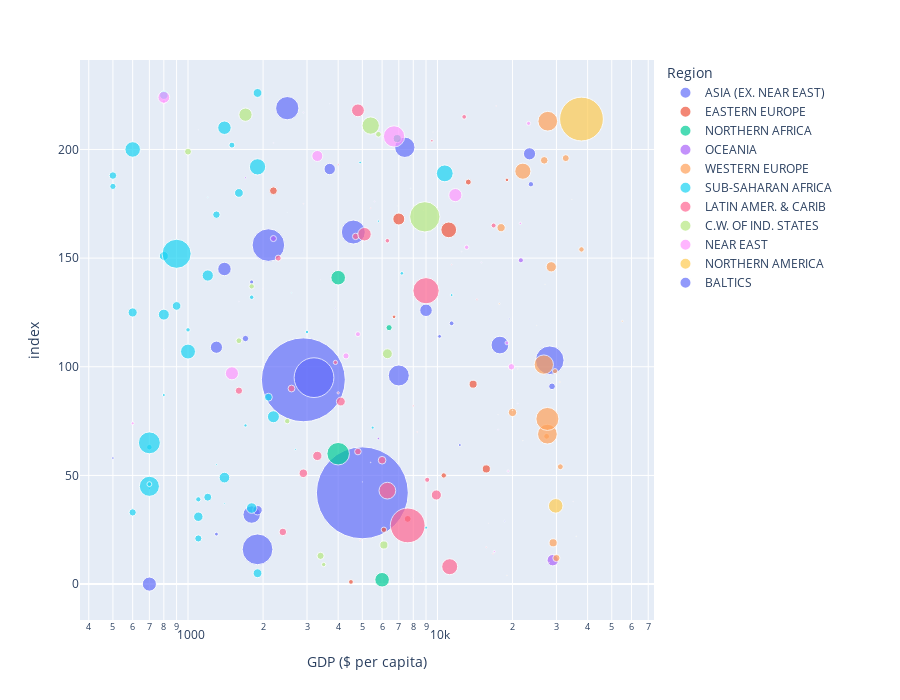

The notebook cell this image was saved under:
### Code cell
px.scatter(data, x="GDP ($ per capita)", size="Population", size_max=65, hover_name="Country", hover_data=data.columns, log_x=True, color="Region", height=700)

### Figure 1 — Plotly figure (JSON) as saved in the notebook; plotly's stock layout.template omitted (floating-point values rounded to 4 significant figures; data arrays with more than 128 entries replaced by an {"elided": "..."} marker saying what was removed)
{"data": [{"customdata": {"elided": "28x20 mixed values"}, "hovertemplate": "<b>%{hovertext}</b><br><br>Region=%{customdata[1]}<br>GDP ($ per capita)=%{customdata[8]}<br>index=%{y}<br>Population=%{customdata[2]}<br>Country=%{customdata[0]}<br>Area (sq. mi.)=%{customdata[3]}<br>Pop. Density (per sq. mi.)=%{customdata[4]}<br>Coastline (coast/area ratio)=%{customdata[5]}<br>Net migration=%{customdata[6]}<br>Infant mortality (per 1000 births)=%{customdata[7]}<br>Literacy (%)=%{customdata[9]}<br>Phones (per 1000)=%{customdata[10]}<br>Arable (%)=%{customdata[11]}<br>Crops (%)=%{customdata[12]}<br>Other (%)=%{customdata[13]}<br>Climate=%{customdata[14]}<br>Birthrate=%{customdata[15]}<br>Deathrate=%{customdata[16]}<br>Agriculture=%{customdata[17]}<br>Industry=%{customdata[18]}<br>Service=%{customdata[19]}<extra></extra>", "hovertext": ["Afghanistan ", "Bangladesh ", "Bhutan ", "Brunei ", "Burma ", "Cambodia ", "China ", "East Timor ", "Hong Kong ", "India ", "Indonesia ", "Iran ", "Japan ", "Korea, North ", "Korea, South ", "Laos ", "Macau ", "Malaysia ", "Maldives ", "Mongolia ", "Nepal ", "Pakistan ", "Philippines ", "Singapore ", "Sri Lanka ", "Taiwan ", "Thailand ", "Vietnam "], "legendgroup": "ASIA (EX. NEAR EAST)         ", "marker": {"color": "#636efa", "size": [31056997, 147365352, 2279723, 379444, 47382633, 13881427, 1313973713, 1062777, 6940432, 1095351995, 245452739, 68688433, 127463611, 23113019, 48846823, 6368481, 453125, 24385858, 359008, 2832224, 28287147, 165803560, 89468677, 4492150, 20222240, 23036087, 64631595, 84402966], "sizemode": "area", "sizeref": 311000.0, "symbol": "circle"}, "mode": "markers", "name": "ASIA (EX. NEAR EAST)         ", "orientation": "h", "showlegend": true, "type": "scatter", "x": [700, 1900, 1300, 18600, 1800, 1900, 5000, 500, 28800, 2900, 3200, 7000, 28200, 1300, 17800, 1700, 19400, 9000, 3900, 1800, 1400, 2100, 4600, 23700, 3700, 23400, 7400, 2500], "xaxis": "x", "y": [0, 16, 23, 29, 32, 34, 42, 58, 91, 94, 95, 96, 103, 109, 110, 113, 122, 126, 127, 139, 145, 156, 162, 184, 191, 198, 201, 219], "yaxis": "y"}, {"customdata": {"elided": "12x20 mixed values"}, "hovertemplate": "<b>%{hovertext}</b><br><br>Region=%{customdata[1]}<br>GDP ($ per capita)=%{customdata[8]}<br>index=%{y}<br>Population=%{customdata[2]}<br>Country=%{customdata[0]}<br>Area (sq. mi.)=%{customdata[3]}<br>Pop. Density (per sq. mi.)=%{customdata[4]}<br>Coastline (coast/area ratio)=%{customdata[5]}<br>Net migration=%{customdata[6]}<br>Infant mortality (per 1000 births)=%{customdata[7]}<br>Literacy (%)=%{customdata[9]}<br>Phones (per 1000)=%{customdata[10]}<br>Arable (%)=%{customdata[11]}<br>Crops (%)=%{customdata[12]}<br>Other (%)=%{customdata[13]}<br>Climate=%{customdata[14]}<br>Birthrate=%{customdata[15]}<br>Deathrate=%{customdata[16]}<br>Agriculture=%{customdata[17]}<br>Industry=%{customdata[18]}<br>Service=%{customdata[19]}<extra></extra>", "hovertext": ["Albania ", "Bosnia & Herzegovina ", "Bulgaria ", "Croatia ", "Czech Republic ", "Hungary ", "Macedonia ", "Poland ", "Romania ", "Serbia ", "Slovakia ", "Slovenia "], "legendgroup": "EASTERN EUROPE                     ", "marker": {"color": "#EF553B", "size": [3581655, 4498976, 7385367, 4494749, 10235455, 9981334, 2050554, 38536869, 22303552, 9396411, 5439448, 2010347], "sizemode": "area", "sizeref": 311000.0, "symbol": "circle"}, "mode": "markers", "name": "EASTERN EUROPE                     ", "orientation": "h", "showlegend": true, "type": "scatter", "x": [4500, 6100, 7600, 10600, 15700, 13900, 6700, 11100, 7000, 2200, 13300, 19000], "xaxis": "x", "y": [1, 25, 30, 50, 53, 92, 123, 163, 168, 181, 185, 186], "yaxis": "y"}, {"customdata": [["Algeria ", "NORTHERN AFRICA                    ", 32930091, 2381740, "13,8", "0,04", "-0,39", "31", 6000, "70,0", "78,1", "3,22", "0,25", "96,53", "1", "17,14", "4,61", "0,101", "0,6", "0,298"], ["Egypt ", "NORTHERN AFRICA                    ", 78887007, 1001450, "78,8", "0,24", "-0,22", "32,59", 4000, "57,7", "131,8", "2,87", "0,48", "96,65", "1", "22,94", "5,23", "0,149", "0,357", "0,493"], ["Libya ", "NORTHERN AFRICA                    ", 5900754, 1759540, "3,4", "0,10", "0", "24,6", 6400, "82,6", "127,1", "1,03", "0,19", "98,78", "3", "26,49", "3,48", "0,076", "0,499", "0,425"], ["Morocco ", "NORTHERN AFRICA                    ", 33241259, 446550, "74,4", "0,41", "-0,98", "41,62", 4000, "51,7", "40,4", "19,61", "2,17", "78,22", "3", "21,98", "5,58", "0,217", "0,357", "0,426"], ["Tunisia ", "NORTHERN AFRICA                    ", 10175014, 163610, "62,2", "0,70", "-0,57", "24,77", 6900, "74,2", "123,6", "17,86", "13,74", "68,4", "3", "15,52", "5,13", "0,132", "0,318", "0,55"], ["Western Sahara ", "NORTHERN AFRICA                    ", 273008, 266000, "1,0", "0,42", 0, 0, 0, 0, 0, "0,02", "0", "99,98", "1", 0, 0, 0, 0, "0,4"]], "hovertemplate": "<b>%{hovertext}</b><br><br>Region=%{customdata[1]}<br>GDP ($ per capita)=%{customdata[8]}<br>index=%{y}<br>Population=%{customdata[2]}<br>Country=%{customdata[0]}<br>Area (sq. mi.)=%{customdata[3]}<br>Pop. Density (per sq. mi.)=%{customdata[4]}<br>Coastline (coast/area ratio)=%{customdata[5]}<br>Net migration=%{customdata[6]}<br>Infant mortality (per 1000 births)=%{customdata[7]}<br>Literacy (%)=%{customdata[9]}<br>Phones (per 1000)=%{customdata[10]}<br>Arable (%)=%{customdata[11]}<br>Crops (%)=%{customdata[12]}<br>Other (%)=%{customdata[13]}<br>Climate=%{customdata[14]}<br>Birthrate=%{customdata[15]}<br>Deathrate=%{customdata[16]}<br>Agriculture=%{customdata[17]}<br>Industry=%{customdata[18]}<br>Service=%{customdata[19]}<extra></extra>", "hovertext": ["Algeria ", "Egypt ", "Libya ", "Morocco ", "Tunisia ", "Western Sahara "], "legendgroup": "NORTHERN AFRICA                    ", "marker": {"color": "#00cc96", "size": [32930091, 78887007, 5900754, 33241259, 10175014, 273008], "sizemode": "area", "sizeref": 311000.0, "symbol": "circle"}, "mode": "markers", "name": "NORTHERN AFRICA                    ", "orientation": "h", "showlegend": true, "type": "scatter", "x": [6000, 4000, 6400, 4000, 6900, 0], "xaxis": "x", "y": [2, 60, 118, 141, 205, 223], "yaxis": "y"}, {"customdata": {"elided": "21x20 mixed values"}, "hovertemplate": "<b>%{hovertext}</b><br><br>Region=%{customdata[1]}<br>GDP ($ per capita)=%{customdata[8]}<br>index=%{y}<br>Population=%{customdata[2]}<br>Country=%{customdata[0]}<br>Area (sq. mi.)=%{customdata[3]}<br>Pop. Density (per sq. mi.)=%{customdata[4]}<br>Coastline (coast/area ratio)=%{customdata[5]}<br>Net migration=%{customdata[6]}<br>Infant mortality (per 1000 births)=%{customdata[7]}<br>Literacy (%)=%{customdata[9]}<br>Phones (per 1000)=%{customdata[10]}<br>Arable (%)=%{customdata[11]}<br>Crops (%)=%{customdata[12]}<br>Other (%)=%{customdata[13]}<br>Climate=%{customdata[14]}<br>Birthrate=%{customdata[15]}<br>Deathrate=%{customdata[16]}<br>Agriculture=%{customdata[17]}<br>Industry=%{customdata[18]}<br>Service=%{customdata[19]}<extra></extra>", "hovertext": ["American Samoa ", "Australia ", "Cook Islands ", "Fiji ", "French Polynesia ", "Guam ", "Kiribati ", "Marshall Islands ", "Micronesia, Fed. St. ", "Nauru ", "New Caledonia ", "New Zealand ", "N. Mariana Islands ", "Palau ", "Papua New Guinea ", "Samoa ", "Solomon Islands ", "Tonga ", "Tuvalu ", "Vanuatu ", "Wallis and Futuna "], "legendgroup": "OCEANIA                            ", "marker": {"color": "#ab63fa", "size": [57794, 20264082, 21388, 905949, 274578, 171019, 105432, 60422, 108004, 13287, 219246, 4076140, 82459, 20579, 5670544, 176908, 552438, 114689, 11810, 208869, 16025], "sizemode": "area", "sizeref": 311000.0, "symbol": "circle"}, "mode": "markers", "name": "OCEANIA                            ", "orientation": "h", "showlegend": true, "type": "scatter", "x": [8000, 29000, 5000, 5800, 17500, 21000, 800, 1600, 2000, 5000, 15000, 21600, 12500, 9000, 2200, 5600, 1700, 2200, 1100, 2900, 3700], "xaxis": "x", "y": [3, 11, 47, 67, 71, 83, 108, 130, 136, 144, 148, 149, 153, 157, 159, 176, 187, 203, 209, 217, 221], "yaxis": "y"}, {"customdata": {"elided": "28x20 mixed values"}, "hovertemplate": "<b>%{hovertext}</b><br><br>Region=%{customdata[1]}<br>GDP ($ per capita)=%{customdata[8]}<br>index=%{y}<br>Population=%{customdata[2]}<br>Country=%{customdata[0]}<br>Area (sq. mi.)=%{customdata[3]}<br>Pop. Density (per sq. mi.)=%{customdata[4]}<br>Coastline (coast/area ratio)=%{customdata[5]}<br>Net migration=%{customdata[6]}<br>Infant mortality (per 1000 births)=%{customdata[7]}<br>Literacy (%)=%{customdata[9]}<br>Phones (per 1000)=%{customdata[10]}<br>Arable (%)=%{customdata[11]}<br>Crops (%)=%{customdata[12]}<br>Other (%)=%{customdata[13]}<br>Climate=%{customdata[14]}<br>Birthrate=%{customdata[15]}<br>Deathrate=%{customdata[16]}<br>Agriculture=%{customdata[17]}<br>Industry=%{customdata[18]}<br>Service=%{customdata[19]}<extra></extra>", "hovertext": ["Andorra ", "Austria ", "Belgium ", "Denmark ", "Faroe Islands ", "Finland ", "France ", "Germany ", "Gibraltar ", "Greece ", "Guernsey ", "Iceland ", "Ireland ", "Isle of Man ", "Italy ", "Jersey ", "Liechtenstein ", "Luxembourg ", "Malta ", "Monaco ", "Netherlands ", "Norway ", "Portugal ", "San Marino ", "Spain ", "Sweden ", "Switzerland ", "United Kingdom "], "legendgroup": "WESTERN EUROPE                     ", "marker": {"color": "#FFA15A", "size": [71201, 8192880, 10379067, 5450661, 47246, 5231372, 60876136, 82422299, 27928, 10688058, 65409, 299388, 4062235, 75441, 58133509, 91084, 33987, 474413, 400214, 32543, 16491461, 4610820, 10605870, 29251, 40397842, 9016596, 7523934, 60609153], "sizemode": "area", "sizeref": 311000.0, "symbol": "circle"}, "mode": "markers", "name": "WESTERN EUROPE                     ", "orientation": "h", "showlegend": true, "type": "scatter", "x": [19000, 30000, 29100, 31100, 22000, 27400, 27600, 27600, 17500, 20000, 20000, 30900, 29600, 21000, 26700, 24800, 25000, 55100, 17700, 27000, 28600, 37800, 18000, 34600, 22000, 26800, 32700, 27700], "xaxis": "x", "y": [4, 12, 19, 54, 66, 68, 69, 76, 78, 79, 85, 93, 98, 99, 101, 104, 119, 121, 129, 138, 146, 154, 164, 177, 190, 195, 196, 213], "yaxis": "y"}, {"customdata": {"elided": "51x20 mixed values"}, "hovertemplate": "<b>%{hovertext}</b><br><br>Region=%{customdata[1]}<br>GDP ($ per capita)=%{customdata[8]}<br>index=%{y}<br>Population=%{customdata[2]}<br>Country=%{customdata[0]}<br>Area (sq. mi.)=%{customdata[3]}<br>Pop. Density (per sq. mi.)=%{customdata[4]}<br>Coastline (coast/area ratio)=%{customdata[5]}<br>Net migration=%{customdata[6]}<br>Infant mortality (per 1000 births)=%{customdata[7]}<br>Literacy (%)=%{customdata[9]}<br>Phones (per 1000)=%{customdata[10]}<br>Arable (%)=%{customdata[11]}<br>Crops (%)=%{customdata[12]}<br>Other (%)=%{customdata[13]}<br>Climate=%{customdata[14]}<br>Birthrate=%{customdata[15]}<br>Deathrate=%{customdata[16]}<br>Agriculture=%{customdata[17]}<br>Industry=%{customdata[18]}<br>Service=%{customdata[19]}<extra></extra>", "hovertext": ["Angola ", "Benin ", "Botswana ", "Burkina Faso ", "Burundi ", "Cameroon ", "Cape Verde ", "Central African Rep. ", "Chad ", "Comoros ", "Congo, Dem. Rep. ", "Congo, Repub. of the ", "Cote d'Ivoire ", "Djibouti ", "Equatorial Guinea ", "Eritrea ", "Ethiopia ", "Gabon ", "Gambia, The ", "Ghana ", "Guinea ", "Guinea-Bissau ", "Kenya ", "Lesotho ", "Liberia ", "Madagascar ", "Malawi ", "Mali ", "Mauritania ", "Mauritius ", "Mayotte ", "Mozambique ", "Namibia ", "Niger ", "Nigeria ", "Reunion ", "Rwanda ", "Saint Helena ", "Sao Tome & Principe ", "Senegal ", "Seychelles ", "Sierra Leone ", "Somalia ", "South Africa ", "Sudan ", "Swaziland ", "Tanzania ", "Togo ", "Uganda ", "Zambia ", "Zimbabwe "], "legendgroup": "SUB-SAHARAN AFRICA                 ", "marker": {"color": "#19d3f3", "size": [12127071, 7862944, 1639833, 13902972, 8090068, 17340702, 420979, 4303356, 9944201, 690948, 62660551, 3702314, 17654843, 486530, 540109, 4786994, 74777981, 1424906, 1641564, 22409572, 9690222, 1442029, 34707817, 2022331, 3042004, 18595469, 13013926, 11716829, 3177388, 1240827, 201234, 19686505, 2044147, 12525094, 131859731, 787584, 8648248, 7502, 193413, 11987121, 81541, 6005250, 8863338, 44187637, 41236378, 1136334, 37445392, 5548702, 28195754, 11502010, 12236805], "sizemode": "area", "sizeref": 311000.0, "symbol": "circle"}, "mode": "markers", "name": "SUB-SAHARAN AFRICA                 ", "orientation": "h", "showlegend": true, "type": "scatter", "x": [1900, 1100, 9000, 1100, 600, 1800, 1400, 1100, 1200, 700, 700, 700, 1400, 1300, 2700, 700, 700, 5500, 1700, 2200, 2100, 800, 1000, 3000, 1000, 800, 600, 900, 1800, 11400, 2600, 1200, 7200, 800, 900, 5800, 1300, 2500, 1200, 1600, 7800, 500, 500, 10700, 1900, 4900, 600, 1500, 1400, 800, 1900], "xaxis": "x", "y": [5, 21, 26, 31, 33, 35, 37, 39, 40, 44, 45, 46, 49, 55, 62, 63, 65, 72, 73, 77, 86, 87, 107, 116, 117, 124, 125, 128, 132, 133, 134, 142, 143, 151, 152, 167, 170, 171, 178, 180, 182, 183, 188, 189, 192, 194, 200, 202, 210, 225, 226], "yaxis": "y"}, {"customdata": {"elided": "45x20 mixed values"}, "hovertemplate": "<b>%{hovertext}</b><br><br>Region=%{customdata[1]}<br>GDP ($ per capita)=%{customdata[8]}<br>index=%{y}<br>Population=%{customdata[2]}<br>Country=%{customdata[0]}<br>Area (sq. mi.)=%{customdata[3]}<br>Pop. Density (per sq. mi.)=%{customdata[4]}<br>Coastline (coast/area ratio)=%{customdata[5]}<br>Net migration=%{customdata[6]}<br>Infant mortality (per 1000 births)=%{customdata[7]}<br>Literacy (%)=%{customdata[9]}<br>Phones (per 1000)=%{customdata[10]}<br>Arable (%)=%{customdata[11]}<br>Crops (%)=%{customdata[12]}<br>Other (%)=%{customdata[13]}<br>Climate=%{customdata[14]}<br>Birthrate=%{customdata[15]}<br>Deathrate=%{customdata[16]}<br>Agriculture=%{customdata[17]}<br>Industry=%{customdata[18]}<br>Service=%{customdata[19]}<extra></extra>", "hovertext": ["Anguilla ", "Antigua & Barbuda ", "Argentina ", "Aruba ", "Bahamas, The ", "Barbados ", "Belize ", "Bolivia ", "Brazil ", "British Virgin Is. ", "Cayman Islands ", "Chile ", "Colombia ", "Costa Rica ", "Cuba ", "Dominica ", "Dominican Republic ", "Ecuador ", "El Salvador ", "French Guiana ", "Grenada ", "Guadeloupe ", "Guatemala ", "Guyana ", "Haiti ", "Honduras ", "Jamaica ", "Martinique ", "Mexico ", "Montserrat ", "Netherlands Antilles ", "Nicaragua ", "Panama ", "Paraguay ", "Peru ", "Puerto Rico ", "Saint Kitts & Nevis ", "Saint Lucia ", "Saint Vincent and the Grenadines ", "Suriname ", "Trinidad & Tobago ", "Turks & Caicos Is ", "Uruguay ", "Venezuela ", "Virgin Islands "], "legendgroup": "LATIN AMER. & CARIB    ", "marker": {"color": "#FF6692", "size": [13477, 69108, 39921833, 71891, 303770, 279912, 287730, 8989046, 188078227, 23098, 45436, 16134219, 43593035, 4075261, 11382820, 68910, 9183984, 13547510, 6822378, 199509, 89703, 452776, 12293545, 767245, 8308504, 7326496, 2758124, 436131, 107449525, 9439, 221736, 5570129, 3191319, 6506464, 28302603, 3927188, 39129, 168458, 117848, 439117, 1065842, 21152, 3431932, 25730435, 108605], "sizemode": "area", "sizeref": 311000.0, "symbol": "circle"}, "mode": "markers", "name": "LATIN AMER. & CARIB    ", "orientation": "h", "showlegend": true, "type": "scatter", "x": [8600, 11000, 11200, 28000, 16700, 15700, 4900, 2400, 7600, 16000, 35000, 9900, 6300, 9100, 2900, 5400, 6000, 3300, 4800, 8300, 5000, 8000, 4100, 4000, 1600, 2600, 3900, 14400, 9000, 3400, 11400, 2300, 6300, 4700, 5100, 16800, 8800, 5400, 2900, 4000, 9500, 9600, 12800, 4800, 17200], "xaxis": "x", "y": [6, 7, 8, 10, 14, 17, 20, 24, 27, 28, 38, 41, 43, 48, 51, 56, 57, 59, 61, 70, 81, 82, 84, 88, 89, 90, 102, 131, 135, 140, 147, 150, 158, 160, 161, 165, 172, 173, 175, 193, 204, 208, 215, 218, 220], "yaxis": "y"}, {"customdata": {"elided": "12x20 mixed values"}, "hovertemplate": "<b>%{hovertext}</b><br><br>Region=%{customdata[1]}<br>GDP ($ per capita)=%{customdata[8]}<br>index=%{y}<br>Population=%{customdata[2]}<br>Country=%{customdata[0]}<br>Area (sq. mi.)=%{customdata[3]}<br>Pop. Density (per sq. mi.)=%{customdata[4]}<br>Coastline (coast/area ratio)=%{customdata[5]}<br>Net migration=%{customdata[6]}<br>Infant mortality (per 1000 births)=%{customdata[7]}<br>Literacy (%)=%{customdata[9]}<br>Phones (per 1000)=%{customdata[10]}<br>Arable (%)=%{customdata[11]}<br>Crops (%)=%{customdata[12]}<br>Other (%)=%{customdata[13]}<br>Climate=%{customdata[14]}<br>Birthrate=%{customdata[15]}<br>Deathrate=%{customdata[16]}<br>Agriculture=%{customdata[17]}<br>Industry=%{customdata[18]}<br>Service=%{customdata[19]}<extra></extra>", "hovertext": ["Armenia ", "Azerbaijan ", "Belarus ", "Georgia ", "Kazakhstan ", "Kyrgyzstan ", "Moldova ", "Russia ", "Tajikistan ", "Turkmenistan ", "Ukraine ", "Uzbekistan "], "legendgroup": "C.W. OF IND. STATES ", "marker": {"color": "#B6E880", "size": [2976372, 7961619, 10293011, 4661473, 15233244, 5213898, 4466706, 142893540, 7320815, 5042920, 46710816, 27307134], "sizemode": "area", "sizeref": 311000.0, "symbol": "circle"}, "mode": "markers", "name": "C.W. OF IND. STATES ", "orientation": "h", "showlegend": true, "type": "scatter", "x": [3500, 3400, 6100, 2500, 6300, 1600, 1800, 8900, 1000, 5800, 5400, 1700], "xaxis": "x", "y": [9, 13, 18, 75, 106, 112, 137, 169, 199, 207, 211, 216], "yaxis": "y"}, {"customdata": {"elided": "16x20 mixed values"}, "hovertemplate": "<b>%{hovertext}</b><br><br>Region=%{customdata[1]}<br>GDP ($ per capita)=%{customdata[8]}<br>index=%{y}<br>Population=%{customdata[2]}<br>Country=%{customdata[0]}<br>Area (sq. mi.)=%{customdata[3]}<br>Pop. Density (per sq. mi.)=%{customdata[4]}<br>Coastline (coast/area ratio)=%{customdata[5]}<br>Net migration=%{customdata[6]}<br>Infant mortality (per 1000 births)=%{customdata[7]}<br>Literacy (%)=%{customdata[9]}<br>Phones (per 1000)=%{customdata[10]}<br>Arable (%)=%{customdata[11]}<br>Crops (%)=%{customdata[12]}<br>Other (%)=%{customdata[13]}<br>Climate=%{customdata[14]}<br>Birthrate=%{customdata[15]}<br>Deathrate=%{customdata[16]}<br>Agriculture=%{customdata[17]}<br>Industry=%{customdata[18]}<br>Service=%{customdata[19]}<extra></extra>", "hovertext": ["Bahrain ", "Cyprus ", "Gaza Strip ", "Iraq ", "Israel ", "Jordan ", "Kuwait ", "Lebanon ", "Oman ", "Qatar ", "Saudi Arabia ", "Syria ", "Turkey ", "United Arab Emirates ", "West Bank ", "Yemen "], "legendgroup": "NEAR EAST                          ", "marker": {"color": "#FF97FF", "size": [698585, 784301, 1428757, 26783383, 6352117, 5906760, 2418393, 3874050, 3102229, 885359, 27019731, 18881361, 70413958, 2602713, 2460492, 21456188], "sizemode": "area", "sizeref": 311000.0, "symbol": "circle"}, "mode": "markers", "name": "NEAR EAST                          ", "orientation": "h", "showlegend": true, "type": "scatter", "x": [16900, 19200, 600, 1500, 19800, 4300, 19000, 4800, 13100, 21500, 11800, 3300, 6700, 23200, 800, 800], "xaxis": "x", "y": [15, 52, 74, 97, 100, 105, 111, 115, 155, 166, 179, 197, 206, 212, 222, 224], "yaxis": "y"}, {"customdata": [["Bermuda ", "NORTHERN AMERICA                   ", 65773, 53, "1241,0", "194,34", "2,49", "8,53", 36000, "98,0", "851,4", "20", "0", "80", "2", "11,4", "7,74", "0,01", "0,1", "0,89"], ["Canada ", "NORTHERN AMERICA                   ", 33098932, 9984670, "3,3", "2,02", "5,96", "4,75", 29800, "97,0", "552,2", "4,96", "0,02", "95,02", "1", "10,78", "7,8", "0,022", "0,294", "0,684"], ["Greenland ", "NORTHERN AMERICA                   ", 56361, 2166086, "0,0", "2,04", "-8,37", "15,82", 20000, 0, "448,9", "0", "0", "100", "1", "15,93", "7,84", 0, 0, 0], ["St Pierre & Miquelon ", "NORTHERN AMERICA                   ", 7026, 242, "29,0", "49,59", "-4,86", "7,54", 6900, "99,0", "683,2", "13,04", "0", "86,96", "3", "13,52", "6,83", 0, 0, 0], ["United States ", "NORTHERN AMERICA                   ", 298444215, 9631420, "31,0", "0,21", "3,41", "6,5", 37800, "97,0", "898,0", "19,13", "0,22", "80,65", "3", "14,14", "8,26", "0,01", "0,204", "0,787"]], "hovertemplate": "<b>%{hovertext}</b><br><br>Region=%{customdata[1]}<br>GDP ($ per capita)=%{customdata[8]}<br>index=%{y}<br>Population=%{customdata[2]}<br>Country=%{customdata[0]}<br>Area (sq. mi.)=%{customdata[3]}<br>Pop. Density (per sq. mi.)=%{customdata[4]}<br>Coastline (coast/area ratio)=%{customdata[5]}<br>Net migration=%{customdata[6]}<br>Infant mortality (per 1000 births)=%{customdata[7]}<br>Literacy (%)=%{customdata[9]}<br>Phones (per 1000)=%{customdata[10]}<br>Arable (%)=%{customdata[11]}<br>Crops (%)=%{customdata[12]}<br>Other (%)=%{customdata[13]}<br>Climate=%{customdata[14]}<br>Birthrate=%{customdata[15]}<br>Deathrate=%{customdata[16]}<br>Agriculture=%{customdata[17]}<br>Industry=%{customdata[18]}<br>Service=%{customdata[19]}<extra></extra>", "hovertext": ["Bermuda ", "Canada ", "Greenland ", "St Pierre & Miquelon ", "United States "], "legendgroup": "NORTHERN AMERICA                   ", "marker": {"color": "#FECB52", "size": [65773, 33098932, 56361, 7026, 298444215], "sizemode": "area", "sizeref": 311000.0, "symbol": "circle"}, "mode": "markers", "name": "NORTHERN AMERICA                   ", "orientation": "h", "showlegend": true, "type": "scatter", "x": [36000, 29800, 20000, 6900, 37800], "xaxis": "x", "y": [22, 36, 80, 174, 214], "yaxis": "y"}, {"customdata": [["Estonia ", "BALTICS                            ", 1324333, 45226, "29,3", "8,39", "-3,16", "7,87", 12300, "99,8", "333,8", "16,04", "0,45", "83,51", "3", "10,04", "13,25", "0,04", "0,294", "0,666"], ["Latvia ", "BALTICS                            ", 2274735, 64589, "35,2", "0,82", "-2,23", "9,55", 10200, "99,8", "321,4", "29,67", "0,47", "69,86", "3", "9,24", "13,66", "0,04", "0,261", "0,699"], ["Lithuania ", "BALTICS                            ", 3585906, 65200, "55,0", "0,14", "-0,71", "6,89", 11400, "99,6", "223,4", "45,22", "0,91", "53,87", "3", "8,75", "10,98", "0,055", "0,325", "0,62"]], "hovertemplate": "<b>%{hovertext}</b><br><br>Region=%{customdata[1]}<br>GDP ($ per capita)=%{customdata[8]}<br>index=%{y}<br>Population=%{customdata[2]}<br>Country=%{customdata[0]}<br>Area (sq. mi.)=%{customdata[3]}<br>Pop. Density (per sq. mi.)=%{customdata[4]}<br>Coastline (coast/area ratio)=%{customdata[5]}<br>Net migration=%{customdata[6]}<br>Infant mortality (per 1000 births)=%{customdata[7]}<br>Literacy (%)=%{customdata[9]}<br>Phones (per 1000)=%{customdata[10]}<br>Arable (%)=%{customdata[11]}<br>Crops (%)=%{customdata[12]}<br>Other (%)=%{customdata[13]}<br>Climate=%{customdata[14]}<br>Birthrate=%{customdata[15]}<br>Deathrate=%{customdata[16]}<br>Agriculture=%{customdata[17]}<br>Industry=%{customdata[18]}<br>Service=%{customdata[19]}<extra></extra>", "hovertext": ["Estonia ", "Latvia ", "Lithuania "], "legendgroup": "BALTICS                            ", "marker": {"color": "#636efa", "size": [1324333, 2274735, 3585906], "sizemode": "area", "sizeref": 311000.0, "symbol": "circle"}, "mode": "markers", "name": "BALTICS                            ", "orientation": "h", "showlegend": true, "type": "scatter", "x": [12300, 10200, 11400], "xaxis": "x", "y": [64, 114, 120], "yaxis": "y"}], "layout": {"height": 700, "legend": {"itemsizing": "constant", "title": {"text": "Region"}, "tracegroupgap": 0}, "margin": {"t": 60}, "xaxis": {"anchor": "y", "domain": [0, 1], "title": {"text": "GDP ($ per capita)"}, "type": "log"}, "yaxis": {"anchor": "x", "domain": [0, 1], "title": {"text": "index"}}}}
